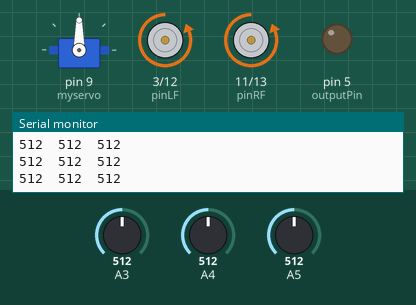
Simulated run of this sketch. Board: Arduino Uno, built with avr-gcc and run on an emulated ATmega328P. On the bench: servo, motor-driver pin pairs drawn as motors (green arrow = first pin HIGH = forward, orange = second pin HIGH = backward, longer = more drive), output pins drawn as LEDs (lit = HIGH), the last lines printed to the serial monitor. The inputs (shaded band) are chosen by the test bench; at power-on: A3 = 512, A5 = 512, A4 = 512.

Above: at 1.2 s.
1.3 s: A3 set to 792
2.8 s: A3 set to 809
At 3.7 s:
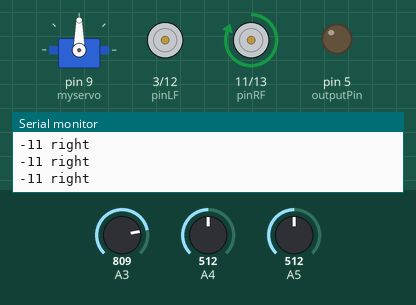
4.6 s: A5 set to 792
7.6 s: A5 set to 807
At 8.6 s:
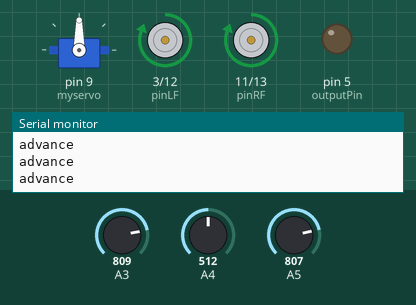
9.1 s: A3 set to 716
At 9.8 s:
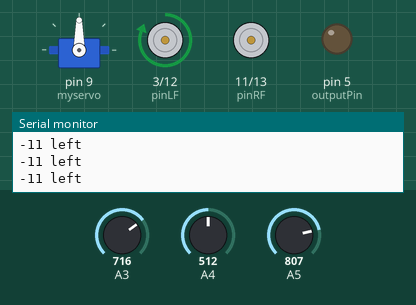
10.9 s: A3 set to 900
At 12.2 s:
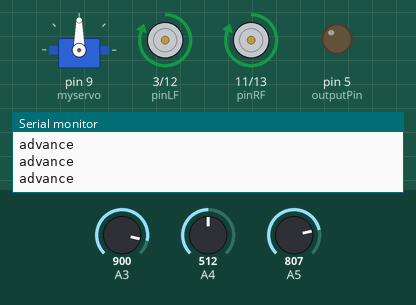
Timing chart, 0 to 13.4 s (numbered marks = the images above; inputs shaded):
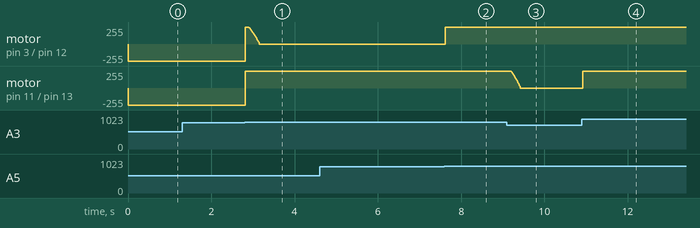

The sketch:

urmarire_banda14.ino
```cpp
 #include <RedBot.h>
#include <RedBotSoftwareSerial.h>

RedBotSensor left_sen = RedBotSensor(A3);
RedBotSensor center_sen = RedBotSensor(A4);
RedBotSensor right_sen = RedBotSensor(A5);

int lineStandard = 800;
int delay_motor = 200;
int speed_motor = 255;
int direction_robot = 0;
#include <Servo.h>
int pinLB = 12;     // define pin 12
int pinLF = 3;     // define pin 3
int pinRB = 13;    // define pin 13
int pinRF = 11;    // define pin 11
////////////////////////////////
int inputPin = 4;    // define pin for sensor echo
int outputPin = 5;    // define pin for sensor trig

int Fspeedd = 0;      // forward speed
int Rspeedd = 0;      // right speed
int Lspeedd = 0;      // left speed
int directionn = 0;   // forward=8 backward=2 left=4 right=6
Servo myservo;        // set myservo
int delay_time = 250; // settling time after steering servo motor moving B
int Fgo = 8;         // Move F
int Rgo = 6;         // move to the R
int Lgo = 4;         // move to the L
int Bgo = 2;         // move B
void setup()
 {
  Serial.begin(9600);     // Define motor output pin
  pinMode(pinLB,OUTPUT); // pin 12
  pinMode(pinLF,OUTPUT); // pin 3 (PWM)
  pinMode(pinRB,OUTPUT); // pin 13
  pinMode(pinRF,OUTPUT); // pin 11 (PWM)
  pinMode(inputPin, INPUT);    // define input pin for sensor
  pinMode(outputPin, OUTPUT);  // define output pin for sensor
  myservo.attach(9);    // Define servo motor output pin to D9 (PWM)
 }
int advance(int pwm_advance)     // move forward
    {
    digitalWrite(pinLB, LOW);    // right wheel moves forward
    digitalWrite(pinRB, LOW);  // left wheel moves forward
    analogWrite(pinLF,pwm_advance);
    analogWrite(pinRF,pwm_advance);
    }
void stopp()         // stop
    {
     digitalWrite(pinLB,HIGH);
     digitalWrite(pinRB,HIGH);
     analogWrite(pinLF,0);
     analogWrite(pinRF,0);
    }
void right(int pwm_right)        // turn right (single wheel)
    {
   digitalWrite(pinLB,LOW);  // wheel on the left moves forward
   digitalWrite(pinRB,LOW); // wheel on the right moves backward
   analogWrite(pinLF, pwm_right);
   analogWrite(pinRF, speed_motor);
    }
void left(int pwm_left)         // turn left (single wheel)
    {
   digitalWrite(pinLB,LOW);  // wheel on the left moves backward
   digitalWrite(pinRB,LOW); // wheel on the right moves forward
   analogWrite(pinLF, speed_motor);
   analogWrite(pinRF, pwm_left);
    }

void back(int pwm_back)          // move backward
    {
     digitalWrite(pinLB,HIGH);  // motor moves to left rear
     digitalWrite(pinRB,HIGH);  // motor moves to right rear
     analogWrite(pinLF,pwm_back);
     analogWrite(pinRF,pwm_back);
    }

void loop()
  {
   Serial.print(left_sen.read());
  Serial.print("\t");
  Serial.print(center_sen.read());
  Serial.print("\t");
  Serial.print(right_sen.read());
  Serial.println();
   myservo.write(90);  // home set the servo motor, ready for next measurement

  int i;
  int counter = 0;
  int pwm_right;
  int pwm_left;
   //advnace(L>800 && C<800 &&  R>800)
  if((left_sen.read() > lineStandard) && (center_sen.read() < lineStandard) &&  (right_sen.read() > lineStandard)){
    //for(i=0;i<255;i++)
    //{
    // advance(i);
    //  delay(1);
    //}
    while((left_sen.read() > lineStandard) && (center_sen.read() < lineStandard) &&  (right_sen.read() > lineStandard))
    {
      advance(speed_motor);
      Serial.print("advance \n");
    }

    //right(L>800 && C>800 &&  R<800) || (L>800 && C<800 &&  R<800)
  } else if(((left_sen.read() > lineStandard) && (center_sen.read() > lineStandard) &&  (right_sen.read() < lineStandard)) || ((left_sen.read() > lineStandard) && (center_sen.read() < lineStandard) &&  (right_sen.read() < lineStandard)))
  {
        pwm_right = speed_motor;
        counter = 0;
        while(((left_sen.read() > lineStandard) && (center_sen.read() > lineStandard) &&  (right_sen.read() < lineStandard)) || ((left_sen.read() > lineStandard) && (center_sen.read() < lineStandard) &&  (right_sen.read() < lineStandard)))
        {
               right(pwm_right);
               //delay(5);
               pwm_right--;
               counter++;
               if(counter >= 10)
                    pwm_right = pwm_right-10;
               Serial.print(pwm_right);
               Serial.print(" right \n");
               if(pwm_right<20)
                    pwm_right = 0;

        }
        counter = 0;
        direction_robot = 0;

  }


   //left(L<800 && C>800 &&  R>800) || (L<800 && C<800 &&  R> 800)
  else if(((left_sen.read() < lineStandard) && (center_sen.read() > lineStandard) && (right_sen.read() > lineStandard)) || ((left_sen.read() < lineStandard) && (center_sen.read() < lineStandard) &&  (right_sen.read() > lineStandard)))
  {
       pwm_left = speed_motor;
       counter = 0;
       while(((left_sen.read() < lineStandard) && (center_sen.read() > lineStandard) && (right_sen.read() > lineStandard)) || ((left_sen.read() < lineStandard) && (center_sen.read() < lineStandard) &&  (right_sen.read() > lineStandard)))
       {
            left(pwm_left);
            //delay(5);
            pwm_left--;
            counter++;
            if(counter >= 10)
                pwm_left = pwm_left - 10;
            Serial.print(pwm_left);
            Serial.print(" left \n");
            if(pwm_left<20)
                pwm_left = 0;
       }
        counter = 0;
        direction_robot = 1;
  }


  //(L>800 && C>800 && R>800) || (L<800 && C<800 && R<800)
  else if(((left_sen.read() > lineStandard) && (center_sen.read() > lineStandard) && (right_sen.read() > lineStandard)))
  {
      if(direction_robot == 0)
      {
            right(0);
      }
      else
      {
            left(0);
      }
      Serial.print("stop \n");
      delay(delay_motor);
  }
  else if((left_sen.read() < lineStandard) && (center_sen.read() < lineStandard) && (right_sen.read() < lineStandard))
  {
      stopp();
  }

   }
```

Measured:
- the behaviour switches between 800 and 801 on A3 (found by bisection; images 0 and 1)
- the behaviour switches between 800 and 801 on A5 (found by bisection; images 1 and 2)
- after the input at 2.8 s, motor on pin 11 (pinRF) / pin 13 (pinRB): backward 255/255 → forward 255/255 at once
- after the input at 7.6 s, motor on pin 3 (pinLF) / pin 12 (pinLB): stopped → forward 255/255 at once
- after the input at 9.1 s, motor on pin 11 (pinRF) / pin 13 (pinRB): moves from forward 255/255 to stopped over 0.29 s, starting at once
- after the input at 10.9 s, motor on pin 11 (pinRF) / pin 13 (pinRB): stopped → forward 255/255 at once
